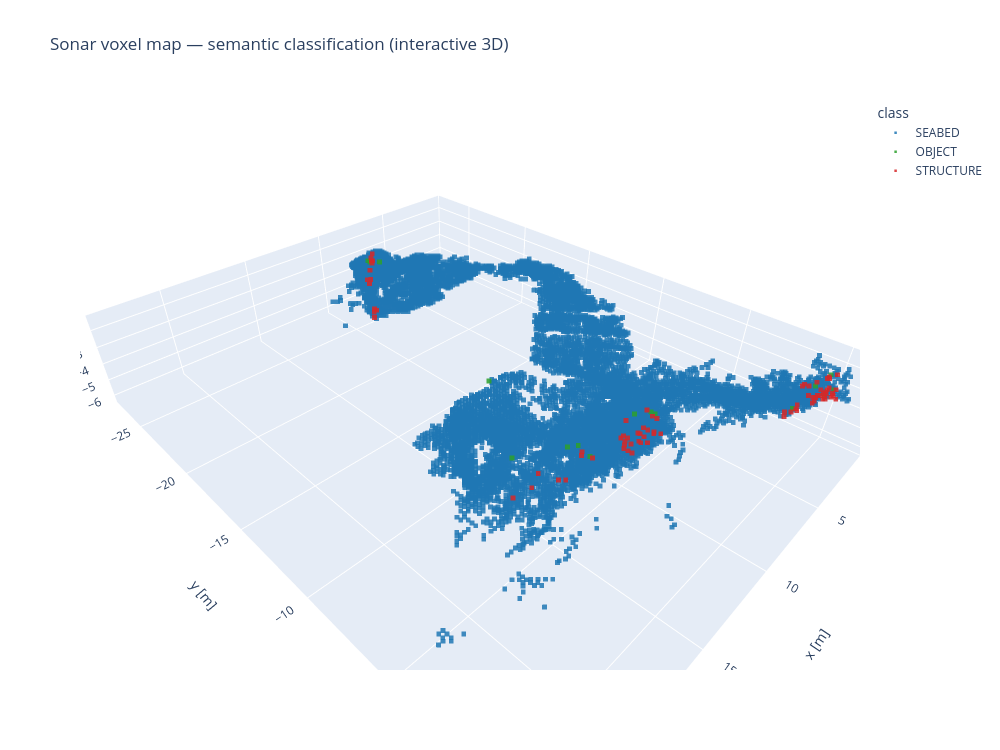

Notebook code cell kept with this figure:
### Code cell
# === FIGURE 3 — INTERACTIVE 3D CLASSIFIED CLOUD (Plotly) ====================
import plotly.graph_objects as go
import plotly.io as pio

# Plotly needs CSS hex/named colours, not matplotlib 'tab:*' tokens.
import matplotlib.colors as mcolors
HEX = {c: mcolors.to_hex(CLASS_COLOR[c]) for c in (SEABED, OBJECT, STRUCTURE)}

fig3 = go.Figure()
for c in (SEABED, OBJECT, STRUCTURE):
    m = sem == c
    if not np.any(m):
        continue
    fig3.add_trace(go.Scatter3d(
        x=vox['x'][m], y=vox['y'][m], z=vox['z'][m],
        mode='markers', name=CLASS_NAME[c],
        marker=dict(size=2.5, color=HEX[c], symbol='square', opacity=0.85),
    ))

fig3.update_layout(
    title='Sonar voxel map — semantic classification (interactive 3D)',
    scene=dict(
        xaxis_title='x [m]', yaxis_title='y [m]', zaxis_title='z [m]',
        aspectmode='data',   # true physical proportions
    ),
    legend_title_text='class',
    width=1000, height=750,
)

# Save a standalone HTML so it can be opened/shared outside the notebook.
html_out = os.path.join(OUT_DIR, 'semantic_3d.html')
pio.write_html(fig3, html_out, include_plotlyjs='cdn')
print('wrote', html_out)

fig3.show()

### Figure 1 — Plotly figure (JSON) as saved in the notebook; plotly's stock layout.template omitted (floating-point values rounded to 4 significant figures; data arrays with more than 128 entries replaced by an {"elided": "..."} marker saying what was removed)
{"data": [{"marker": {"color": "#1f77b4", "opacity": 0.85, "size": 2.5, "symbol": "square"}, "mode": "markers", "name": "SEABED", "type": "scatter3d", "x": {"elided": "9481 float values"}, "y": {"elided": "9481 float values"}, "z": {"elided": "9481 float values"}}, {"marker": {"color": "#2ca02c", "opacity": 0.85, "size": 2.5, "symbol": "square"}, "mode": "markers", "name": "OBJECT", "type": "scatter3d", "x": [3.7, 2.7, 3.1, 3.5, 4.5, 10.3, 10.3, 10.9, 12.3, 12.5, 11.3, 14.7, 13.5, 8.9, 9.3, 9.3], "y": [-0.1, 0.1, 0.5, 0.3, -0.5, -4.1, -3.9, -4.5, -6.1, -6.5, -12.3, -7.7, -4.7, -23.5, -23.9, -24.1], "z": [-1.5, -1.3, -1.7, -1.9, -2.5, -1.5, -1.5, -1.5, -3.3, -3.5, -3.5, -3.5, -2.3, -1.7, -1.7, -1.7]}, {"marker": {"color": "#d62728", "opacity": 0.85, "size": 2.5, "symbol": "square"}, "mode": "markers", "name": "STRUCTURE", "type": "scatter3d", "x": [2.9, 3.1, 3.1, 3.1, 2.7, 3.3, 3.3, 3.7, 3.9, 4.7, 4.1, 4.7, 4.3, 3.7, 4.3, 3.9, 3.9, 4.1, 5.3, 4.7, 3.1, 3.9, 2.9, 3.5, 3.5, 3.7, 3.1, 3.3, 2.7, 2.5, 3.3, 3.1, 3.5, 4.5, 4.5, 11.3, 10.5, 10.7, 10.3, 10.5, 10.7, 10.7, 11.5, 10.3, 10.5, 10.5, 11.5, 11.5, 11.7, 11.5, 10.9, 11.3, 11.3, 11.3, 11.3, 16.9, 16.3, 15.7, 14.7, 14.9, 13.5, 13.5, 13.3, 10.7, 10.9, 10.5, 9.7, 10.5, 9.9, 10.3, 10.3, 9.9, 9.5, 9.9, 9.5, 9.1, 8.9, 8.9, 8.5, 9.3], "y": [0.5, 0.3, 0.7, 0.5, 0.5, 0.1, 0.3, 0.1, 0.1, -0.7, 0.1, -0.3, 0.1, -0.1, -0.1, -0.5, -0.3, -0.5, -0.5, -0.3, 0.1, 0.1, 0.1, 0.1, 0.3, 0.3, 0.3, 0.3, 0.1, 0.3, 0.3, 0.5, 0.3, -0.5, -0.3, -4.5, -4.1, -4.3, -3.5, -3.7, -3.9, -4.1, -4.1, -4.3, -3.9, -3.7, -4.3, -4.5, -4.5, -4.5, -4.1, -4.5, -4.3, -4.1, -4.5, -5.7, -5.3, -5.5, -4.9, -5.1, -5.1, -5.1, -4.7, -4.1, -4.1, -3.9, -4.1, -22.3, -23.1, -22.3, -22.5, -23.3, -23.7, -23.5, -23.7, -23.9, -24.3, -24.3, -24.7, -23.7], "z": [-2.1, -2.3, -2.1, -2.1, -1.9, -2.1, -2.1, -1.9, -2.1, -2.7, -2.1, -2.3, -1.7, -1.3, -1.7, -1.5, -1.5, -1.5, -2.5, -2.1, -1.3, -1.9, -1.3, -1.7, -1.7, -1.7, -1.7, -1.7, -1.5, -1.3, -1.9, -1.9, -2.1, -2.7, -2.5, -2.9, -2.7, -2.5, -2.3, -2.3, -2.1, -2.1, -2.5, -1.5, -1.5, -1.5, -2.3, -2.3, -2.3, -1.5, -2.3, -2.7, -3.1, -3.1, -3.1, -2.9, -2.5, -2.3, -2.9, -2.9, -2.3, -2.5, -2.5, -2.9, -2.7, -2.9, -2.9, -4.3, -4.5, -3.9, -3.9, -2.7, -2.7, -2.5, -2.1, -1.7, -1.7, -1.9, -1.7, -1.7]}], "layout": {"height": 750, "legend": {"title": {"text": "class"}}, "scene": {"aspectmode": "data", "xaxis": {"title": {"text": "x [m]"}}, "yaxis": {"title": {"text": "y [m]"}}, "zaxis": {"title": {"text": "z [m]"}}}, "title": {"text": "Sonar voxel map — semantic classification (interactive 3D)"}, "width": 1000}}
